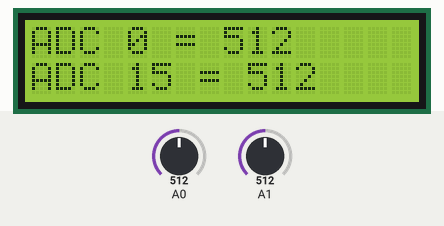
This sketch was run on a simulated Arduino Uno, built with avr-gcc and run on an emulated ATmega328P. On the bench: 16×2 character LCD. Inputs (shaded band) come from the test bench; at power-on: A0 = 512, A1 = 512.

Above: at 1.2 s.
1.3 s: A0 set to 716
At 2.2 s:
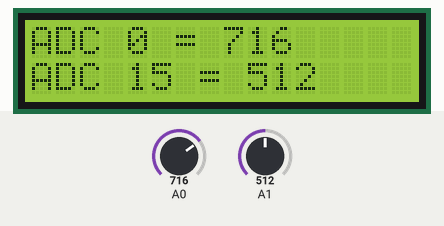
2.8 s: A1 set to 716
At 3.3 s:
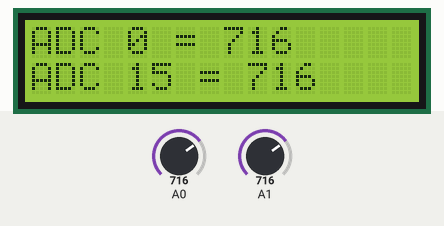
4.3 s: A0 set to 900
At 5.5 s:
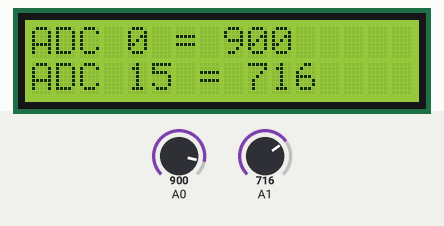
5.8 s: A1 set to 900
At 6.8 s:
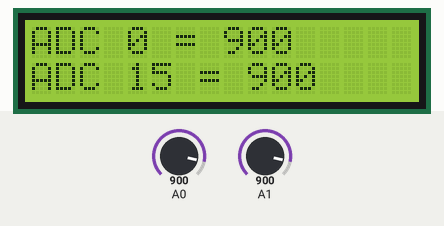
7.3 s: A0 set to 1023
At 8.0 s:
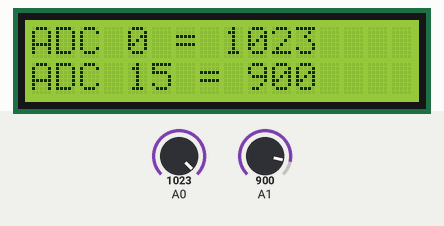
8.8 s: A1 set to 1023
At 9.1 s:
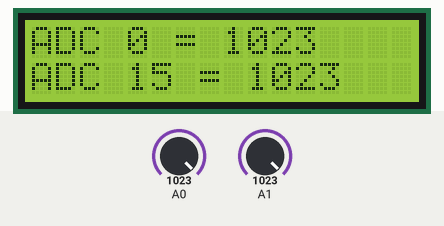
Timing chart, 0 to 11.3 s (numbered marks = the images above; inputs shaded):
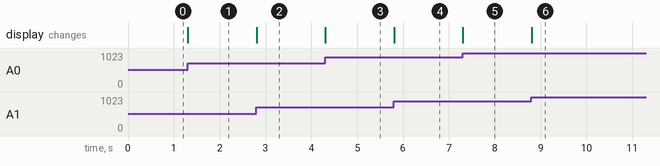

The sketch:

LabADC.ino
```cpp
#include <LiquidCrystal.h>

LiquidCrystal lcd(13, 12, 11, 10, 9, 8);

void setup() {
  lcd.begin(16, 2);

  // ADC setup
  // In the datasheet figure out how to Enable the ADC
  // Set the voltage reference
  // 	-- AVCC with external capacitor at AREF pin

  ADCSRA = ADCSRA | 0x40;		// enable the ADC 0b1000 0000
}

void loop() {
  lcd.setCursor(0, 0);
  lcd.print("ADC 0 = ");
  lcd.print(getAdc0());
  lcd.print("   ");

  lcd.setCursor(0, 1);
  lcd.print("ADC 15 = ");
  lcd.print(getAdc15());
  lcd.print("   ");

  // delay(100);
}

uint16_t getAdc0() {
  return analogRead(0);
  // DONE:
  // Select the pin using the MUX3 to MUX0 bits
  // Start the conversion by setting a bit
  // Do nothing untill the conversion is done
  // return the result
    ADMUX = 0x00;			// ADC0
    ADMUX = ADMUX | 0x40	; // voltage selection
    ADCSRA = ADCSRA | 0x40; // start a conversion
    while( (ADCSRA & 0x10) == 0 ); // wait for conversion to be completed

    return ADC;
}

uint16_t getAdc15() {
  return analogRead(15);
  // DONE:
  // Select the pin using the MUX3 to MUX0 bits
  // Start the conversion by setting a bit
  // Do nothing untill the conversion is done
  // return the result
    ADMUX = 0x0D;			// ADC3
    ADMUX = ADMUX | 0x40	; // voltage selection
    ADCSRA = ADCSRA | 0x40;			// start a conversion
    ADCSRB = ADCSRB | 0x08;
    while( (ADCSRA & 0x10) == 0 );		// wait for conversion to be completed

    return ADC;
}
```

Measured:
- after the input at 1.3 s, the display: changes at once (image 1)
- after the input at 2.8 s, the display: changes at once (image 2)
- after the input at 4.3 s, the display: changes at once (image 3)
- after the input at 5.8 s, the display: changes at once (image 4)
- after the input at 7.3 s, the display: changes at once (image 5)
- after the input at 8.8 s, the display: changes at once (image 6)
